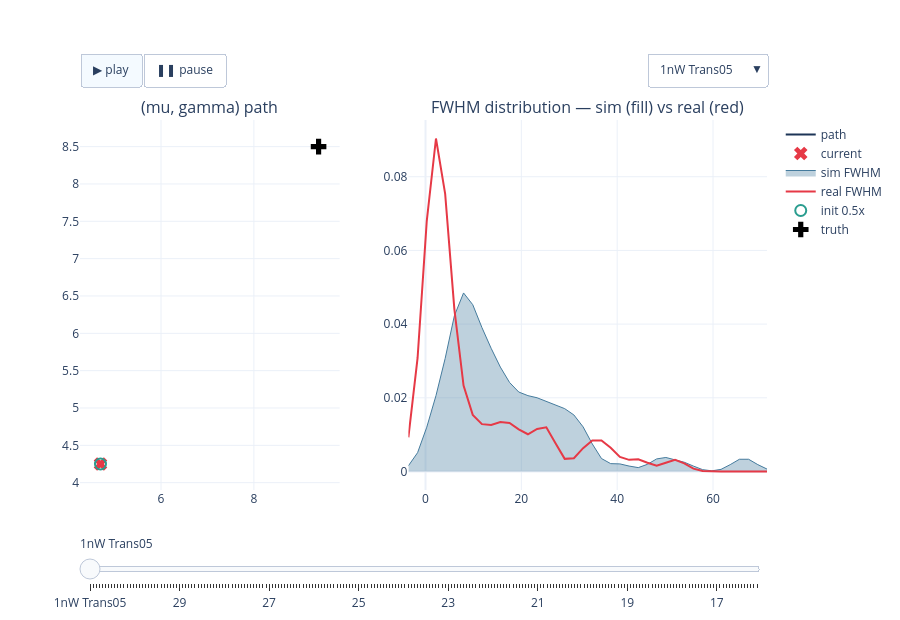

Write notebook code for a chart like this one.
### Code cell
# FIG 1a — 1nW interactive: (mu,gamma) path + FWHM distribution; experiment dropdown + play/slider
fig_1nW = build_power_figure(results, '1nW')
if fig_1nW is not None:
    fig_1nW.show()
